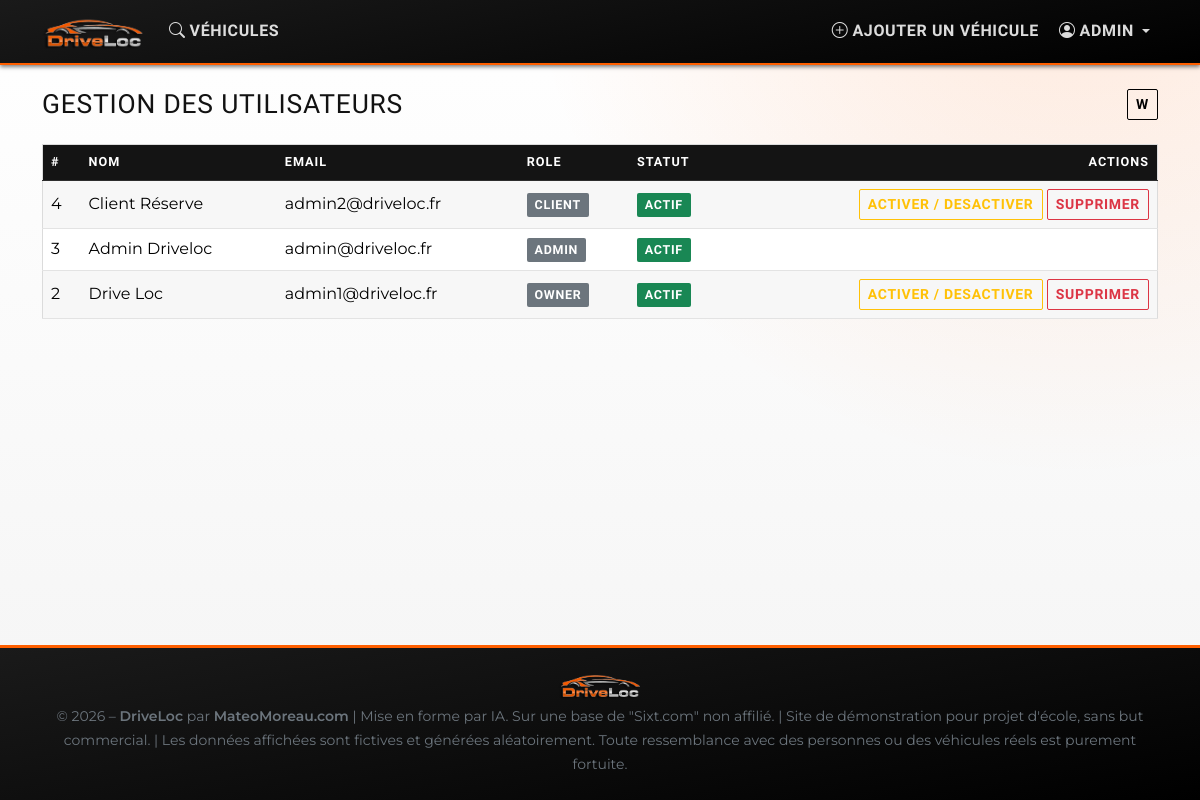
Page /dashboard/admin/users (signed in) on the committed database.
### tables this page shows
CREATE TABLE `users` (
  `id` int(10) UNSIGNED NOT NULL,
  `firstname` varchar(100) NOT NULL,
  `lastname` varchar(100) NOT NULL,
  `email` varchar(191) NOT NULL,
  `password` varchar(255) NOT NULL COMMENT 'Hash bcrypt – généré via password_hash()',
  `role` enum('client','owner','admin') NOT NULL DEFAULT 'client',
  `status` enum('active','inactive') NOT NULL DEFAULT 'active',
  `created_at` timestamp NOT NULL DEFAULT current_timestamp()
);

### core/Controller.php (called while the page is built, shortened)
<?php
abstract class Controller
{
    protected function render(string $view, array $data = []): void
    {
        extract($data, EXTR_SKIP);
        $viewFile = VIEWS_PATH . '/' . $view . '.php';
        require VIEWS_PATH . '/layouts/header.php';
        require $viewFile;
        require VIEWS_PATH . '/layouts/footer.php';
    }
}

### controllers/AdminController.php (called while the page is built, shortened)
<?php
class AdminController extends Controller
{
    public function users(): void
    {
        $this->render('dashboard/admin/users', [
            'pageTitle' => 'Gestion des utilisateurs – ' . APP_NAME,
            'users'     => (new User())->all(),
            'error'     => Session::getFlash('error'),
            'success'   => Session::getFlash('success'),
        ]);
    }
}

### index.php (called while the page is built, shortened)
<?php
require_once __DIR__ . '/config/database.php';
require_once __DIR__ . '/core/Model.php';
require_once __DIR__ . '/core/Controller.php';
require_once __DIR__ . '/core/Router.php';
$router = new Router();
$router->dispatch();

### core/Model.php (called while the page is built, shortened)
<?php
abstract class Model
{
    protected PDO $db;
    public function __construct()
    {
        $this->db = Database::getInstance();
    }
    protected function query(string $sql, array $params = []): PDOStatement
    {
        $stmt = $this->db->prepare($sql);
        $stmt->execute($params);
        return $stmt;
    }
    protected function fetchAll(string $sql, array $params = []): array
    {
        return $this->query($sql, $params)->fetchAll();
    }
}

### config/database.php (called while the page is built, shortened)
<?php
final class Database
{
    private static ?PDO $instance = null;
    public static function getInstance(): PDO
    {
        if (self::$instance === null) {
            $host   = getenv('DB_HOST')  ?: '127.0.0.1';
            $dbname = getenv('DB_NAME')  ?: 'driveloc';
            $user   = getenv('DB_USER')  ?: 'driveloc';
            $pass   = getenv('DB_PASS')  ?: 'driveloc';
            $port   = (int) (getenv('DB_PORT') ?: 3306);
            $dsn = sprintf(
                'mysql:host=%s;port=%d;dbname=%s;charset=%s',
                $host,
                $port,
                $dbname,
                self::CHARSET
            );
            self::$instance = new PDO($dsn, $user, $pass, [
                PDO::ATTR_ERRMODE            => PDO::ERRMODE_EXCEPTION,
                PDO::ATTR_DEFAULT_FETCH_MODE => PDO::FETCH_ASSOC,
                PDO::ATTR_EMULATE_PREPARES   => false,
            ]);
        }
        return self::$instance;
    }
}

### models/User.php (called while the page is built, shortened)
<?php
require_once ROOT_PATH . '/core/Model.php';
class User extends Model
{
    public function all(): array
    {
        return $this->fetchAll(
            'SELECT id, firstname, lastname, email, role, status, created_at
             FROM users ORDER BY created_at DESC'
        );
    }
}

### views/dashboard/admin/users.php (the view, shortened to what this page needs)
<div class="d-flex justify-content-between align-items-center mb-4">
    <h1 class="h4 mb-0">Gestion des utilisateurs</h1>
    <a href="<?= APP_URL ?>/dashboard/admin" class="btn btn-outline-dark btn-sm">w</a>
</div>
<div class="table-responsive">
    <table class="table table-striped align-middle">
        <thead>
            <tr><th>#</th><th>Nom</th><th>Email</th><th>Role</th><th>Statut</th><th class="text-end">Actions</th></tr>
        </thead>
        <tbody>
            <?php foreach ($users as $u): ?>
                <tr>
                    <td><?= (int) $u['id'] ?></td>
                    <td><?= ($u['firstname']) ?> <?= ($u['lastname']) ?></td>
                    <td><?= ($u['email']) ?></td>
                    <td><span class="badge bg-secondary"><?= ($u['role']) ?></span></td>
                    <td><?php if (($u['status'] ?? '') === 'active'): ?><span class="badge bg-success">Actif</span><?php else: ?><span class="badge bg-secondary">Inactif</span><?php endif; ?></td>
                    <td class="text-end">
                        <?php if (($u['role'] ?? '') !== 'admin'): ?>
                            <form method="POST" action="<?= APP_URL ?>/dashboard/admin/users/<?= (int) $u['id'] ?>/toggle" class="d-inline">
                                <button type="submit" class="btn btn-sm btn-outline-warning">Activer / Desactiver</button>
                            </form>
                            <form method="POST" action="<?= APP_URL ?>/dashboard/admin/users/<?= (int) $u['id'] ?>/delete" class="d-inline" onsubmit="return confirm('Supprimer cet utilisateur ?')">
                                <button type="submit" class="btn btn-sm btn-outline-danger">Supprimer</button>
                            </form>
                        <?php endif; ?>
                    </td>
                </tr>
            <?php endforeach; ?>
        </tbody>
    </table>
</div>

### core/Router.php (shortened to what this page needs)
<?php
class Router
{
    private array $routes = [];
    public function route(string $method, string $path, string $controller, string $action): void
    {
        $this->routes[] = [$method, $path, $controller, $action];
    }
    public function dispatch(): void
    {
        $method = $_SERVER['REQUEST_METHOD'];
        $uri = parse_url($_SERVER['REQUEST_URI'], PHP_URL_PATH) ?? '/';
        $uri = '/' . ltrim($uri ?: '/', '/');
        foreach ($this->routes as [$routeMethod, $routePath, $controller, $action]) {
            if ($routeMethod === $method && preg_match('#^' . $routePath . '$#', $uri, $matches)) {
                $this->call($controller, $action, array_slice($matches, 1));
                return;
            }
        }
    }
    private function call(string $controller, string $action, array $params): void
    {
        $c = new $controller();
        $c->$action(...$params);
    }
}

### assets/css/style.css (style rules this page uses)
:root { --sixt-black: #000000; --sixt-orange: #ff5f00; --sixt-white: #ffffff; --sixt-surface: #0f0f0f; --sixt-soft: #f5f5f5; --sixt-border: #222222; --sixt-shadow: 0 14px 30px rgba(0, 0, 0, 0.22); }
* { -webkit-font-smoothing: antialiased; text-rendering: optimizeLegibility; }
body { font-family: 'Montserrat', 'Segoe UI', sans-serif; background: radial-gradient(circle at 90% -10%, rgba(255, 95, 0, 0.14), transparent 40%), linear-gradient(180deg, #ffffff 0%, #f4f4f4 100%); color: #121212; }
h1, h2, h3, h4, h5, h6, .navbar-brand, .btn { font-family: 'Barlow Condensed', 'Montserrat', sans-serif; letter-spacing: 0.02em; }
h1, h2, h3 { text-transform: uppercase; font-weight: 800; letter-spacing: 0.03em; }
.h1, h1 { font-size: clamp(2rem, 4.5vw, 3.8rem); line-height: 0.95; }
.h4, h4 { font-size: clamp(1.35rem, 2.2vw, 2rem); line-height: 1; }
.btn { border-radius: 2px; text-transform: uppercase; font-weight: 700; letter-spacing: 0.05em; transition: transform 0.18s ease, box-shadow 0.18s ease, background-color 0.18s ease, border-color 0.18s ease, color 0.18s ease; }
.btn-outline-dark { border-color: var(--sixt-black) !important; color: var(--sixt-black) !important; }
.badge { border-radius: 2px; padding: 0.45em 0.62em; font-family: 'Barlow Condensed', 'Montserrat', sans-serif; font-size: 0.78rem; letter-spacing: 0.06em; text-transform: uppercase; }
.table { border: 1px solid #dbdbdb; margin-bottom: 0; --bs-table-bg: #ffffff; --bs-table-striped-bg: #f7f7f7; }
.table th { font-size: 0.79rem; text-transform: uppercase; letter-spacing: 0.08em; font-family: 'Barlow Condensed', 'Montserrat', sans-serif; background-color: #141414; color: var(--sixt-white); border-color: #2d2d2d; }
.table td { border-color: #e3e3e3; }
a { color: #0f0f0f; }

### rows in the picture
users: id "4", firstname "Client", lastname "Réserve", email "admin2@driveloc.fr", role "CLIENT", status "ACTIF"
users: id "3", firstname "Admin", lastname "Driveloc", email "admin@driveloc.fr", role "ADMIN", status "ACTIF"
users: id "2", firstname "Drive", lastname "Loc", email "admin1@driveloc.fr", role "OWNER", status "ACTIF"
